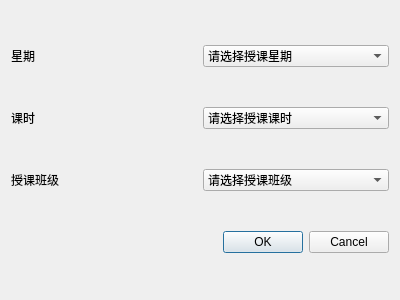
<?xml version="1.0" encoding="UTF-8"?>
<ui version="4.0">
 <class>ClassesDialog</class>
 <widget class="QDialog" name="ClassesDialog">
  <property name="geometry">
   <rect>
    <x>0</x>
    <y>0</y>
    <width>400</width>
    <height>300</height>
   </rect>
  </property>
  <property name="windowTitle">
   <string>Dialog</string>
  </property>
  <layout class="QVBoxLayout" name="verticalLayout">
   <item>
    <layout class="QHBoxLayout" name="horizontalLayout">
     <item>
      <widget class="QLabel" name="label">
       <property name="text">
        <string>星期</string>
       </property>
      </widget>
     </item>
     <item>
      <widget class="QComboBox" name="comboBoxWeek">
       <property name="editable">
        <bool>false</bool>
       </property>
       <property name="currentText">
        <string>请选择授课星期</string>
       </property>
       <property name="currentIndex">
        <number>0</number>
       </property>
       <item>
        <property name="text">
         <string>请选择授课星期</string>
        </property>
       </item>
       <item>
        <property name="text">
         <string>星期一</string>
        </property>
       </item>
       <item>
        <property name="text">
         <string>星期二</string>
        </property>
       </item>
       <item>
        <property name="text">
         <string>星期三</string>
        </property>
       </item>
       <item>
        <property name="text">
         <string>星期四</string>
        </property>
       </item>
       <item>
        <property name="text">
         <string>星期五</string>
        </property>
       </item>
      </widget>
     </item>
    </layout>
   </item>
   <item>
    <layout class="QHBoxLayout" name="horizontalLayout_2">
     <item>
      <widget class="QLabel" name="label_2">
       <property name="text">
        <string>课时</string>
       </property>
      </widget>
     </item>
     <item>
      <widget class="QComboBox" name="comboBoxTime">
       <item>
        <property name="text">
         <string>请选择授课课时</string>
        </property>
       </item>
       <item>
        <property name="text">
         <string>第一节</string>
        </property>
       </item>
       <item>
        <property name="text">
         <string>第二节</string>
        </property>
       </item>
       <item>
        <property name="text">
         <string>第三节</string>
        </property>
       </item>
       <item>
        <property name="text">
         <string>第四节</string>
        </property>
       </item>
       <item>
        <property name="text">
         <string>第五节</string>
        </property>
       </item>
       <item>
        <property name="text">
         <string>第六节</string>
        </property>
       </item>
       <item>
        <property name="text">
         <string>第七节</string>
        </property>
       </item>
       <item>
        <property name="text">
         <string>第八节</string>
        </property>
       </item>
      </widget>
     </item>
    </layout>
   </item>
   <item>
    <layout class="QHBoxLayout" name="horizontalLayout_3">
     <item>
      <widget class="QLabel" name="label_3">
       <property name="text">
        <string>授课班级</string>
       </property>
      </widget>
     </item>
     <item>
      <widget class="QComboBox" name="comboBoxTeachingclasses">
       <item>
        <property name="text">
         <string>请选择授课班级</string>
        </property>
       </item>
       <item>
        <property name="text">
         <string>一班</string>
        </property>
       </item>
       <item>
        <property name="text">
         <string>二班</string>
        </property>
       </item>
       <item>
        <property name="text">
         <string>三班</string>
        </property>
       </item>
       <item>
        <property name="text">
         <string>四班</string>
        </property>
       </item>
       <item>
        <property name="text">
         <string>五班</string>
        </property>
       </item>
      </widget>
     </item>
    </layout>
   </item>
   <item>
    <widget class="QDialogButtonBox" name="buttonBox">
     <property name="orientation">
      <enum>Qt::Horizontal</enum>
     </property>
     <property name="standardButtons">
      <set>QDialogButtonBox::Cancel|QDialogButtonBox::Ok</set>
     </property>
    </widget>
   </item>
  </layout>
 </widget>
 <resources/>
 <connections>
  <connection>
   <sender>buttonBox</sender>
   <signal>accepted()</signal>
   <receiver>ClassesDialog</receiver>
   <slot>accept()</slot>
   <hints>
    <hint type="sourcelabel">
     <x>248</x>
     <y>254</y>
    </hint>
    <hint type="destinationlabel">
     <x>157</x>
     <y>274</y>
    </hint>
   </hints>
  </connection>
  <connection>
   <sender>buttonBox</sender>
   <signal>rejected()</signal>
   <receiver>ClassesDialog</receiver>
   <slot>reject()</slot>
   <hints>
    <hint type="sourcelabel">
     <x>316</x>
     <y>260</y>
    </hint>
    <hint type="destinationlabel">
     <x>286</x>
     <y>274</y>
    </hint>
   </hints>
  </connection>
 </connections>
</ui>
